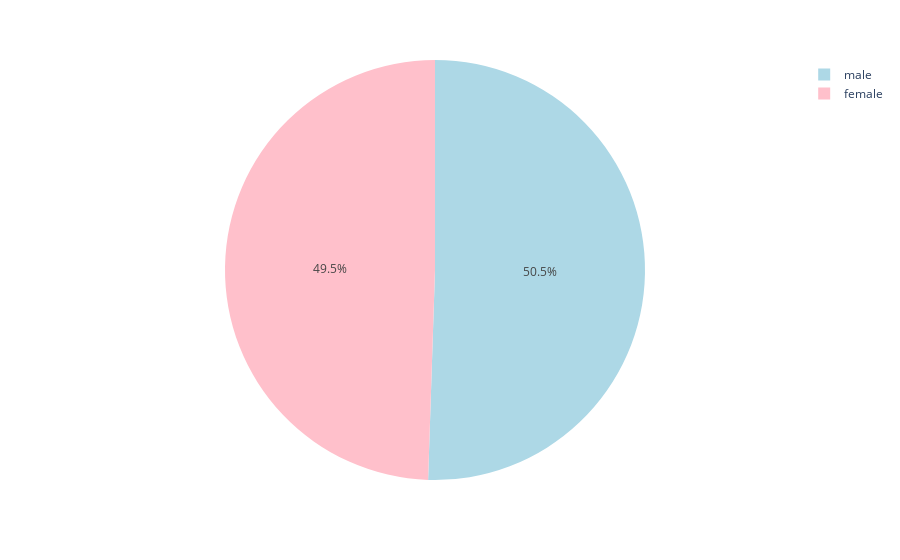

The notebook cell saved with this chart:
### Code cell
fig = px.pie(df_sex, values='count', names='sex', color='sex',
             color_discrete_map={'male':'lightblue','female':'pink'})
fig.show()

### Figure 1 — Plotly figure (JSON) as saved in the notebook; plotly's stock layout.template omitted (floating-point values rounded to 4 significant figures)
{"data": [{"customdata": [["male"], ["female"]], "domain": {"x": [0, 1], "y": [0, 1]}, "hovertemplate": "sex=%{customdata[0]}<br>count=%{value}<extra></extra>", "labels": ["male", "female"], "legendgroup": "", "marker": {"colors": ["lightblue", "pink"]}, "name": "", "showlegend": true, "type": "pie", "values": [676, 662]}], "layout": {"legend": {"tracegroupgap": 0}, "margin": {"t": 60}}}
